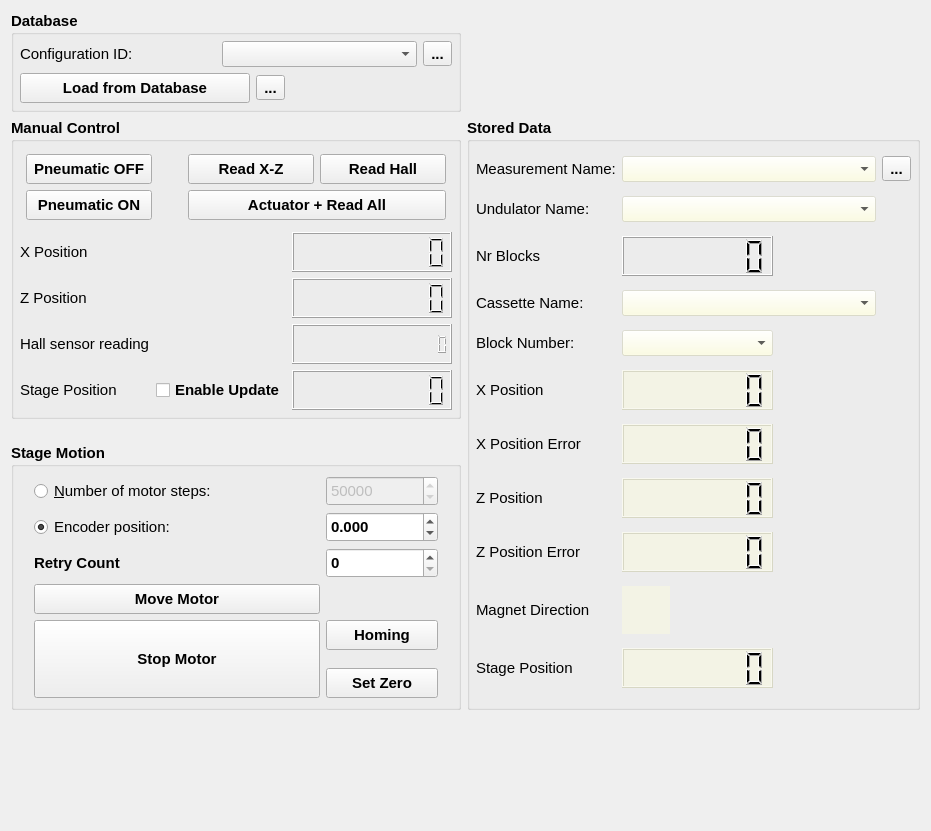
<?xml version="1.0" encoding="UTF-8"?>
<ui version="4.0">
 <class>wg_measurement</class>
 <widget class="QWidget" name="wg_measurement">
  <property name="geometry">
   <rect>
    <x>0</x>
    <y>0</y>
    <width>931</width>
    <height>831</height>
   </rect>
  </property>
  <property name="sizePolicy">
   <sizepolicy hsizetype="Maximum" vsizetype="Preferred">
    <horstretch>0</horstretch>
    <verstretch>0</verstretch>
   </sizepolicy>
  </property>
  <property name="font">
   <font>
    <pointsize>11</pointsize>
   </font>
  </property>
  <property name="windowTitle">
   <string>Measurement</string>
  </property>
  <layout class="QGridLayout" name="gridLayout_3">
   <item row="1" column="1" rowspan="5">
    <widget class="QGroupBox" name="groupBox_4">
     <property name="sizePolicy">
      <sizepolicy hsizetype="Preferred" vsizetype="Preferred">
       <horstretch>0</horstretch>
       <verstretch>0</verstretch>
      </sizepolicy>
     </property>
     <property name="maximumSize">
      <size>
       <width>16777215</width>
       <height>16777215</height>
      </size>
     </property>
     <property name="font">
      <font>
       <weight>75</weight>
       <bold>true</bold>
      </font>
     </property>
     <property name="title">
      <string>Stored Data</string>
     </property>
     <layout class="QGridLayout" name="gridLayout_6">
      <property name="leftMargin">
       <number>6</number>
      </property>
      <property name="topMargin">
       <number>6</number>
      </property>
      <property name="rightMargin">
       <number>6</number>
      </property>
      <property name="bottomMargin">
       <number>6</number>
      </property>
      <item row="13" column="2" colspan="2">
       <widget class="QLCDNumber" name="lcd_stored_encoder_position">
        <property name="enabled">
         <bool>true</bool>
        </property>
        <property name="minimumSize">
         <size>
          <width>0</width>
          <height>30</height>
         </size>
        </property>
        <property name="maximumSize">
         <size>
          <width>16777215</width>
          <height>40</height>
         </size>
        </property>
        <property name="font">
         <font>
          <weight>50</weight>
          <bold>false</bold>
         </font>
        </property>
        <property name="styleSheet">
         <string notr="true">background-color: rgba(255, 255, 219, 100);</string>
        </property>
        <property name="smallDecimalPoint">
         <bool>false</bool>
        </property>
        <property name="digitCount">
         <number>7</number>
        </property>
        <property name="value" stdset="0">
         <double>0.000000000000000</double>
        </property>
       </widget>
      </item>
      <item row="7" column="0">
       <widget class="QLabel" name="label_8">
        <property name="font">
         <font>
          <weight>50</weight>
          <bold>false</bold>
         </font>
        </property>
        <property name="text">
         <string>X Position</string>
        </property>
       </widget>
      </item>
      <item row="7" column="2" colspan="2">
       <widget class="QLCDNumber" name="lcd_stored_x_position">
        <property name="maximumSize">
         <size>
          <width>16777215</width>
          <height>40</height>
         </size>
        </property>
        <property name="styleSheet">
         <string notr="true">background-color: rgba(255, 255, 219, 100);</string>
        </property>
        <property name="digitCount">
         <number>7</number>
        </property>
       </widget>
      </item>
      <item row="1" column="2" colspan="3">
       <widget class="QComboBox" name="cmb_undulator_list">
        <property name="styleSheet">
         <string notr="true">background-color: rgba(255, 255, 219, 100);</string>
        </property>
       </widget>
      </item>
      <item row="13" column="0">
       <widget class="QLabel" name="label_12">
        <property name="font">
         <font>
          <weight>50</weight>
          <bold>false</bold>
         </font>
        </property>
        <property name="text">
         <string>Stage Position</string>
        </property>
       </widget>
      </item>
      <item row="10" column="0">
       <widget class="QLabel" name="label_6">
        <property name="font">
         <font>
          <weight>50</weight>
          <bold>false</bold>
         </font>
        </property>
        <property name="text">
         <string>Z Position</string>
        </property>
       </widget>
      </item>
      <item row="12" column="0">
       <widget class="QLabel" name="label_7">
        <property name="font">
         <font>
          <weight>50</weight>
          <bold>false</bold>
         </font>
        </property>
        <property name="text">
         <string>Magnet Direction</string>
        </property>
       </widget>
      </item>
      <item row="4" column="0">
       <widget class="QLabel" name="label_13">
        <property name="font">
         <font>
          <weight>50</weight>
          <bold>false</bold>
         </font>
        </property>
        <property name="text">
         <string>Block Number:</string>
        </property>
       </widget>
      </item>
      <item row="1" column="0">
       <widget class="QLabel" name="label_20">
        <property name="font">
         <font>
          <weight>50</weight>
          <bold>false</bold>
         </font>
        </property>
        <property name="text">
         <string>Undulator Name:</string>
        </property>
       </widget>
      </item>
      <item row="3" column="0">
       <widget class="QLabel" name="label_14">
        <property name="font">
         <font>
          <weight>50</weight>
          <bold>false</bold>
         </font>
        </property>
        <property name="text">
         <string>Cassette Name:</string>
        </property>
       </widget>
      </item>
      <item row="2" column="2" colspan="2">
       <widget class="QLCDNumber" name="lcd_block_count">
        <property name="maximumSize">
         <size>
          <width>16777215</width>
          <height>40</height>
         </size>
        </property>
        <property name="autoFillBackground">
         <bool>false</bool>
        </property>
        <property name="digitCount">
         <number>7</number>
        </property>
       </widget>
      </item>
      <item row="10" column="2" colspan="2">
       <widget class="QLCDNumber" name="lcd_stored_z_position">
        <property name="maximumSize">
         <size>
          <width>16777215</width>
          <height>40</height>
         </size>
        </property>
        <property name="autoFillBackground">
         <bool>false</bool>
        </property>
        <property name="styleSheet">
         <string notr="true">background-color: rgba(255, 255, 219, 100);</string>
        </property>
        <property name="digitCount">
         <number>7</number>
        </property>
       </widget>
      </item>
      <item row="0" column="2" colspan="3">
       <widget class="QComboBox" name="cmb_measurement_list">
        <property name="styleSheet">
         <string notr="true">background-color: rgba(255, 255, 219, 100);</string>
        </property>
       </widget>
      </item>
      <item row="2" column="0">
       <widget class="QLabel" name="label_17">
        <property name="font">
         <font>
          <weight>50</weight>
          <bold>false</bold>
         </font>
        </property>
        <property name="text">
         <string>Nr Blocks</string>
        </property>
       </widget>
      </item>
      <item row="3" column="2" colspan="3">
       <widget class="QComboBox" name="cmb_cassette_list">
        <property name="styleSheet">
         <string notr="true">background-color: rgba(255, 255, 219, 100);</string>
        </property>
       </widget>
      </item>
      <item row="12" column="2">
       <widget class="QLabel" name="la_magnet_direction">
        <property name="sizePolicy">
         <sizepolicy hsizetype="Minimum" vsizetype="Minimum">
          <horstretch>0</horstretch>
          <verstretch>0</verstretch>
         </sizepolicy>
        </property>
        <property name="minimumSize">
         <size>
          <width>32</width>
          <height>32</height>
         </size>
        </property>
        <property name="maximumSize">
         <size>
          <width>48</width>
          <height>48</height>
         </size>
        </property>
        <property name="styleSheet">
         <string notr="true">background-color: rgba(255, 255, 219, 100);</string>
        </property>
        <property name="text">
         <string/>
        </property>
       </widget>
      </item>
      <item row="4" column="2" colspan="2">
       <widget class="QComboBox" name="cmb_block_list">
        <property name="styleSheet">
         <string notr="true">background-color: rgba(255, 255, 219, 100);</string>
        </property>
       </widget>
      </item>
      <item row="0" column="0">
       <widget class="QLabel" name="label_21">
        <property name="font">
         <font>
          <weight>50</weight>
          <bold>false</bold>
         </font>
        </property>
        <property name="text">
         <string>Measurement Name:</string>
        </property>
       </widget>
      </item>
      <item row="0" column="5">
       <widget class="QToolButton" name="tbt_update_measurement_list">
        <property name="toolTip">
         <string>Update undulator list</string>
        </property>
        <property name="text">
         <string>...</string>
        </property>
        <property name="icon">
         <iconset>
          <normaloff>../../resources/img/refresh.svg</normaloff>../../resources/img/refresh.svg</iconset>
        </property>
        <property name="iconSize">
         <size>
          <width>24</width>
          <height>24</height>
         </size>
        </property>
       </widget>
      </item>
      <item row="8" column="0">
       <widget class="QLabel" name="label_10">
        <property name="font">
         <font>
          <weight>50</weight>
          <bold>false</bold>
         </font>
        </property>
        <property name="text">
         <string>X Position Error</string>
        </property>
       </widget>
      </item>
      <item row="8" column="2" colspan="2">
       <widget class="QLCDNumber" name="lcd_stored_x_position_error">
        <property name="maximumSize">
         <size>
          <width>16777215</width>
          <height>40</height>
         </size>
        </property>
        <property name="styleSheet">
         <string notr="true">background-color: rgba(255, 255, 219, 100);</string>
        </property>
        <property name="digitCount">
         <number>7</number>
        </property>
       </widget>
      </item>
      <item row="11" column="0">
       <widget class="QLabel" name="label_11">
        <property name="font">
         <font>
          <weight>50</weight>
          <bold>false</bold>
         </font>
        </property>
        <property name="text">
         <string>Z Position Error</string>
        </property>
       </widget>
      </item>
      <item row="11" column="2" colspan="2">
       <widget class="QLCDNumber" name="lcd_stored_z_position_error">
        <property name="maximumSize">
         <size>
          <width>16777215</width>
          <height>40</height>
         </size>
        </property>
        <property name="autoFillBackground">
         <bool>false</bool>
        </property>
        <property name="styleSheet">
         <string notr="true">background-color: rgba(255, 255, 219, 100);</string>
        </property>
        <property name="digitCount">
         <number>7</number>
        </property>
       </widget>
      </item>
     </layout>
    </widget>
   </item>
   <item row="0" column="0">
    <widget class="QGroupBox" name="groupBox_2">
     <property name="sizePolicy">
      <sizepolicy hsizetype="Preferred" vsizetype="Preferred">
       <horstretch>0</horstretch>
       <verstretch>0</verstretch>
      </sizepolicy>
     </property>
     <property name="maximumSize">
      <size>
       <width>16777215</width>
       <height>16777215</height>
      </size>
     </property>
     <property name="font">
      <font>
       <weight>75</weight>
       <bold>true</bold>
      </font>
     </property>
     <property name="title">
      <string>Database</string>
     </property>
     <layout class="QGridLayout" name="gridLayout_5">
      <property name="leftMargin">
       <number>6</number>
      </property>
      <property name="topMargin">
       <number>6</number>
      </property>
      <property name="rightMargin">
       <number>6</number>
      </property>
      <property name="bottomMargin">
       <number>6</number>
      </property>
      <item row="0" column="0" colspan="3">
       <layout class="QHBoxLayout" name="horizontalLayout_3">
        <item>
         <widget class="QLabel" name="label_16">
          <property name="font">
           <font>
            <weight>50</weight>
            <bold>false</bold>
           </font>
          </property>
          <property name="text">
           <string>Configuration ID:</string>
          </property>
         </widget>
        </item>
        <item>
         <widget class="QComboBox" name="cmb_idn">
          <property name="font">
           <font>
            <weight>50</weight>
            <bold>false</bold>
           </font>
          </property>
         </widget>
        </item>
        <item>
         <widget class="QToolButton" name="tbt_update_idn">
          <property name="toolTip">
           <string>Update database IDs</string>
          </property>
          <property name="text">
           <string>...</string>
          </property>
          <property name="icon">
           <iconset>
            <normaloff>../../resources/img/refresh.svg</normaloff>../../resources/img/refresh.svg</iconset>
          </property>
          <property name="iconSize">
           <size>
            <width>24</width>
            <height>24</height>
           </size>
          </property>
         </widget>
        </item>
       </layout>
      </item>
      <item row="1" column="0">
       <widget class="QPushButton" name="pbt_load_db">
        <property name="minimumSize">
         <size>
          <width>230</width>
          <height>30</height>
         </size>
        </property>
        <property name="maximumSize">
         <size>
          <width>250</width>
          <height>16777215</height>
         </size>
        </property>
        <property name="text">
         <string>Load from Database</string>
        </property>
       </widget>
      </item>
      <item row="1" column="1">
       <widget class="QToolButton" name="tbt_save_db">
        <property name="toolTip">
         <string>Add configuration to database</string>
        </property>
        <property name="text">
         <string>...</string>
        </property>
        <property name="icon">
         <iconset>
          <normaloff>../../resources/img/database_plus.svg</normaloff>../../resources/img/database_plus.svg</iconset>
        </property>
        <property name="iconSize">
         <size>
          <width>24</width>
          <height>24</height>
         </size>
        </property>
       </widget>
      </item>
     </layout>
    </widget>
   </item>
   <item row="6" column="0" colspan="2">
    <spacer name="verticalSpacer_2">
     <property name="orientation">
      <enum>Qt::Vertical</enum>
     </property>
     <property name="sizeHint" stdset="0">
      <size>
       <width>454</width>
       <height>284</height>
      </size>
     </property>
    </spacer>
   </item>
   <item row="5" column="0">
    <widget class="QGroupBox" name="groupBox_5">
     <property name="font">
      <font>
       <weight>75</weight>
       <bold>true</bold>
      </font>
     </property>
     <property name="title">
      <string>Stage Motion</string>
     </property>
     <layout class="QGridLayout" name="gridLayout_7">
      <property name="leftMargin">
       <number>20</number>
      </property>
      <property name="rightMargin">
       <number>20</number>
      </property>
      <item row="0" column="1">
       <widget class="QSpinBox" name="sb_commanded_nr_steps">
        <property name="enabled">
         <bool>false</bool>
        </property>
        <property name="sizePolicy">
         <sizepolicy hsizetype="Minimum" vsizetype="Minimum">
          <horstretch>0</horstretch>
          <verstretch>0</verstretch>
         </sizepolicy>
        </property>
        <property name="minimumSize">
         <size>
          <width>0</width>
          <height>30</height>
         </size>
        </property>
        <property name="font">
         <font>
          <weight>50</weight>
          <bold>false</bold>
         </font>
        </property>
        <property name="minimum">
         <number>-1000000</number>
        </property>
        <property name="maximum">
         <number>1000000</number>
        </property>
        <property name="value">
         <number>50000</number>
        </property>
       </widget>
      </item>
      <item row="1" column="1">
       <widget class="QDoubleSpinBox" name="sbd_commanded_encoder_position">
        <property name="minimumSize">
         <size>
          <width>0</width>
          <height>30</height>
         </size>
        </property>
        <property name="decimals">
         <number>3</number>
        </property>
        <property name="minimum">
         <double>-1000000.000000000000000</double>
        </property>
        <property name="maximum">
         <double>1000000.000000000000000</double>
        </property>
       </widget>
      </item>
      <item row="3" column="0">
       <widget class="QPushButton" name="pbt_move_motor">
        <property name="sizePolicy">
         <sizepolicy hsizetype="Minimum" vsizetype="Minimum">
          <horstretch>0</horstretch>
          <verstretch>0</verstretch>
         </sizepolicy>
        </property>
        <property name="minimumSize">
         <size>
          <width>0</width>
          <height>30</height>
         </size>
        </property>
        <property name="text">
         <string>Move Motor</string>
        </property>
        <property name="icon">
         <iconset>
          <normaloff>../../resources/img/move.svg</normaloff>../../resources/img/move.svg</iconset>
        </property>
        <property name="iconSize">
         <size>
          <width>24</width>
          <height>24</height>
         </size>
        </property>
       </widget>
      </item>
      <item row="1" column="0">
       <widget class="QRadioButton" name="rbt_encoder_position">
        <property name="sizePolicy">
         <sizepolicy hsizetype="Minimum" vsizetype="Minimum">
          <horstretch>0</horstretch>
          <verstretch>0</verstretch>
         </sizepolicy>
        </property>
        <property name="font">
         <font>
          <weight>50</weight>
          <bold>false</bold>
         </font>
        </property>
        <property name="text">
         <string>Encoder position:</string>
        </property>
        <property name="checked">
         <bool>true</bool>
        </property>
       </widget>
      </item>
      <item row="4" column="1">
       <widget class="QPushButton" name="pbt_homing">
        <property name="sizePolicy">
         <sizepolicy hsizetype="Minimum" vsizetype="Minimum">
          <horstretch>0</horstretch>
          <verstretch>0</verstretch>
         </sizepolicy>
        </property>
        <property name="minimumSize">
         <size>
          <width>0</width>
          <height>30</height>
         </size>
        </property>
        <property name="text">
         <string>Homing</string>
        </property>
       </widget>
      </item>
      <item row="2" column="1">
       <widget class="QSpinBox" name="sb_retry_count">
        <property name="minimumSize">
         <size>
          <width>0</width>
          <height>30</height>
         </size>
        </property>
       </widget>
      </item>
      <item row="0" column="0">
       <widget class="QRadioButton" name="rbt_nr_steps">
        <property name="sizePolicy">
         <sizepolicy hsizetype="Minimum" vsizetype="Minimum">
          <horstretch>0</horstretch>
          <verstretch>0</verstretch>
         </sizepolicy>
        </property>
        <property name="font">
         <font>
          <weight>50</weight>
          <bold>false</bold>
         </font>
        </property>
        <property name="text">
         <string>&amp;Number of motor steps:</string>
        </property>
       </widget>
      </item>
      <item row="7" column="1">
       <widget class="QPushButton" name="pbt_set_zero">
        <property name="sizePolicy">
         <sizepolicy hsizetype="Minimum" vsizetype="Minimum">
          <horstretch>0</horstretch>
          <verstretch>0</verstretch>
         </sizepolicy>
        </property>
        <property name="minimumSize">
         <size>
          <width>0</width>
          <height>30</height>
         </size>
        </property>
        <property name="maximumSize">
         <size>
          <width>16777215</width>
          <height>30</height>
         </size>
        </property>
        <property name="text">
         <string>Set Zero</string>
        </property>
       </widget>
      </item>
      <item row="3" column="1">
       <widget class="QLabel" name="la_motor_is_moving">
        <property name="enabled">
         <bool>false</bool>
        </property>
        <property name="sizePolicy">
         <sizepolicy hsizetype="Fixed" vsizetype="Fixed">
          <horstretch>0</horstretch>
          <verstretch>0</verstretch>
         </sizepolicy>
        </property>
        <property name="minimumSize">
         <size>
          <width>0</width>
          <height>0</height>
         </size>
        </property>
        <property name="maximumSize">
         <size>
          <width>24</width>
          <height>24</height>
         </size>
        </property>
        <property name="text">
         <string/>
        </property>
        <property name="pixmap">
         <pixmap>../../resources/img/green_light.png</pixmap>
        </property>
        <property name="scaledContents">
         <bool>true</bool>
        </property>
        <property name="alignment">
         <set>Qt::AlignCenter</set>
        </property>
       </widget>
      </item>
      <item row="4" column="0" rowspan="4">
       <widget class="QPushButton" name="pbt_stop_motor">
        <property name="sizePolicy">
         <sizepolicy hsizetype="Minimum" vsizetype="Minimum">
          <horstretch>0</horstretch>
          <verstretch>0</verstretch>
         </sizepolicy>
        </property>
        <property name="minimumSize">
         <size>
          <width>0</width>
          <height>60</height>
         </size>
        </property>
        <property name="text">
         <string>Stop Motor</string>
        </property>
        <property name="icon">
         <iconset>
          <normaloff>../../resources/img/stop.svg</normaloff>../../resources/img/stop.svg</iconset>
        </property>
        <property name="iconSize">
         <size>
          <width>24</width>
          <height>24</height>
         </size>
        </property>
       </widget>
      </item>
      <item row="2" column="0">
       <widget class="QLabel" name="label_9">
        <property name="text">
         <string>Retry Count</string>
        </property>
       </widget>
      </item>
     </layout>
    </widget>
   </item>
   <item row="1" column="0">
    <widget class="QGroupBox" name="groupBox">
     <property name="sizePolicy">
      <sizepolicy hsizetype="Preferred" vsizetype="Preferred">
       <horstretch>0</horstretch>
       <verstretch>0</verstretch>
      </sizepolicy>
     </property>
     <property name="maximumSize">
      <size>
       <width>450</width>
       <height>16777215</height>
      </size>
     </property>
     <property name="font">
      <font>
       <weight>75</weight>
       <bold>true</bold>
      </font>
     </property>
     <property name="title">
      <string>Manual Control</string>
     </property>
     <layout class="QGridLayout" name="gridLayout">
      <property name="leftMargin">
       <number>6</number>
      </property>
      <property name="topMargin">
       <number>6</number>
      </property>
      <property name="rightMargin">
       <number>6</number>
      </property>
      <property name="bottomMargin">
       <number>6</number>
      </property>
      <item row="8" column="2" colspan="2">
       <widget class="QLCDNumber" name="lcd_x_position">
        <property name="sizePolicy">
         <sizepolicy hsizetype="Preferred" vsizetype="Preferred">
          <horstretch>0</horstretch>
          <verstretch>0</verstretch>
         </sizepolicy>
        </property>
        <property name="minimumSize">
         <size>
          <width>100</width>
          <height>40</height>
         </size>
        </property>
        <property name="digitCount">
         <number>9</number>
        </property>
       </widget>
      </item>
      <item row="9" column="2" colspan="2">
       <widget class="QLCDNumber" name="lcd_z_position">
        <property name="sizePolicy">
         <sizepolicy hsizetype="Preferred" vsizetype="Preferred">
          <horstretch>0</horstretch>
          <verstretch>0</verstretch>
         </sizepolicy>
        </property>
        <property name="minimumSize">
         <size>
          <width>100</width>
          <height>40</height>
         </size>
        </property>
        <property name="autoFillBackground">
         <bool>false</bool>
        </property>
        <property name="digitCount">
         <number>9</number>
        </property>
       </widget>
      </item>
      <item row="6" column="0" colspan="4">
       <layout class="QGridLayout" name="gridLayout_2">
        <property name="leftMargin">
         <number>6</number>
        </property>
        <property name="topMargin">
         <number>6</number>
        </property>
        <property name="rightMargin">
         <number>6</number>
        </property>
        <property name="bottomMargin">
         <number>6</number>
        </property>
        <item row="0" column="0">
         <widget class="QPushButton" name="pbt_pneumatic_off">
          <property name="sizePolicy">
           <sizepolicy hsizetype="Minimum" vsizetype="Minimum">
            <horstretch>0</horstretch>
            <verstretch>0</verstretch>
           </sizepolicy>
          </property>
          <property name="minimumSize">
           <size>
            <width>0</width>
            <height>30</height>
           </size>
          </property>
          <property name="text">
           <string>Pneumatic OFF</string>
          </property>
         </widget>
        </item>
        <item row="1" column="0">
         <widget class="QPushButton" name="pbt_pneumatic_on">
          <property name="sizePolicy">
           <sizepolicy hsizetype="Minimum" vsizetype="Minimum">
            <horstretch>0</horstretch>
            <verstretch>0</verstretch>
           </sizepolicy>
          </property>
          <property name="minimumSize">
           <size>
            <width>0</width>
            <height>30</height>
           </size>
          </property>
          <property name="text">
           <string>Pneumatic ON</string>
          </property>
         </widget>
        </item>
        <item row="0" column="2">
         <widget class="QLabel" name="la_pneumatic_off">
          <property name="enabled">
           <bool>false</bool>
          </property>
          <property name="sizePolicy">
           <sizepolicy hsizetype="Fixed" vsizetype="Fixed">
            <horstretch>0</horstretch>
            <verstretch>0</verstretch>
           </sizepolicy>
          </property>
          <property name="minimumSize">
           <size>
            <width>0</width>
            <height>0</height>
           </size>
          </property>
          <property name="maximumSize">
           <size>
            <width>24</width>
            <height>24</height>
           </size>
          </property>
          <property name="text">
           <string/>
          </property>
          <property name="pixmap">
           <pixmap>../../resources/img/red_light.png</pixmap>
          </property>
          <property name="scaledContents">
           <bool>true</bool>
          </property>
          <property name="alignment">
           <set>Qt::AlignCenter</set>
          </property>
         </widget>
        </item>
        <item row="1" column="2">
         <widget class="QLabel" name="la_pneumatic_on">
          <property name="enabled">
           <bool>false</bool>
          </property>
          <property name="sizePolicy">
           <sizepolicy hsizetype="Fixed" vsizetype="Fixed">
            <horstretch>0</horstretch>
            <verstretch>0</verstretch>
           </sizepolicy>
          </property>
          <property name="minimumSize">
           <size>
            <width>0</width>
            <height>0</height>
           </size>
          </property>
          <property name="maximumSize">
           <size>
            <width>24</width>
            <height>24</height>
           </size>
          </property>
          <property name="text">
           <string/>
          </property>
          <property name="pixmap">
           <pixmap>../../resources/img/green_light.png</pixmap>
          </property>
          <property name="scaledContents">
           <bool>true</bool>
          </property>
          <property name="alignment">
           <set>Qt::AlignCenter</set>
          </property>
         </widget>
        </item>
        <item row="1" column="3" colspan="2">
         <widget class="QPushButton" name="pbt_read_all">
          <property name="sizePolicy">
           <sizepolicy hsizetype="Minimum" vsizetype="Minimum">
            <horstretch>0</horstretch>
            <verstretch>0</verstretch>
           </sizepolicy>
          </property>
          <property name="minimumSize">
           <size>
            <width>0</width>
            <height>30</height>
           </size>
          </property>
          <property name="text">
           <string>Actuator + Read All</string>
          </property>
         </widget>
        </item>
        <item row="0" column="4">
         <widget class="QPushButton" name="pbt_read_hall">
          <property name="sizePolicy">
           <sizepolicy hsizetype="Minimum" vsizetype="Minimum">
            <horstretch>0</horstretch>
            <verstretch>0</verstretch>
           </sizepolicy>
          </property>
          <property name="minimumSize">
           <size>
            <width>0</width>
            <height>30</height>
           </size>
          </property>
          <property name="text">
           <string>Read Hall</string>
          </property>
          <property name="icon">
           <iconset>
            <normaloff>../../resources/img/compass-outline.png</normaloff>../../resources/img/compass-outline.png</iconset>
          </property>
          <property name="iconSize">
           <size>
            <width>18</width>
            <height>18</height>
           </size>
          </property>
         </widget>
        </item>
        <item row="0" column="3">
         <widget class="QPushButton" name="pbt_read_position">
          <property name="sizePolicy">
           <sizepolicy hsizetype="Minimum" vsizetype="Minimum">
            <horstretch>0</horstretch>
            <verstretch>0</verstretch>
           </sizepolicy>
          </property>
          <property name="minimumSize">
           <size>
            <width>0</width>
            <height>30</height>
           </size>
          </property>
          <property name="text">
           <string>Read X-Z</string>
          </property>
         </widget>
        </item>
       </layout>
      </item>
      <item row="8" column="0">
       <widget class="QLabel" name="label_3">
        <property name="font">
         <font>
          <weight>50</weight>
          <bold>false</bold>
         </font>
        </property>
        <property name="text">
         <string>X Position</string>
        </property>
       </widget>
      </item>
      <item row="9" column="0">
       <widget class="QLabel" name="label_4">
        <property name="font">
         <font>
          <weight>50</weight>
          <bold>false</bold>
         </font>
        </property>
        <property name="text">
         <string>Z Position</string>
        </property>
       </widget>
      </item>
      <item row="11" column="0">
       <widget class="QLabel" name="label_2">
        <property name="font">
         <font>
          <weight>50</weight>
          <bold>false</bold>
         </font>
        </property>
        <property name="text">
         <string>Hall sensor reading</string>
        </property>
       </widget>
      </item>
      <item row="11" column="2" colspan="2">
       <widget class="QLCDNumber" name="lcd_hall_sensor_voltage">
        <property name="sizePolicy">
         <sizepolicy hsizetype="Preferred" vsizetype="Preferred">
          <horstretch>0</horstretch>
          <verstretch>0</verstretch>
         </sizepolicy>
        </property>
        <property name="minimumSize">
         <size>
          <width>100</width>
          <height>40</height>
         </size>
        </property>
        <property name="autoFillBackground">
         <bool>false</bool>
        </property>
        <property name="smallDecimalPoint">
         <bool>true</bool>
        </property>
        <property name="digitCount">
         <number>14</number>
        </property>
       </widget>
      </item>
      <item row="13" column="0">
       <widget class="QLabel" name="label_5">
        <property name="font">
         <font>
          <weight>50</weight>
          <bold>false</bold>
         </font>
        </property>
        <property name="text">
         <string>Stage Position</string>
        </property>
       </widget>
      </item>
      <item row="13" column="2" colspan="2">
       <widget class="QLCDNumber" name="lcd_linear_encoder_position">
        <property name="enabled">
         <bool>true</bool>
        </property>
        <property name="minimumSize">
         <size>
          <width>0</width>
          <height>40</height>
         </size>
        </property>
        <property name="font">
         <font>
          <weight>50</weight>
          <bold>false</bold>
         </font>
        </property>
        <property name="smallDecimalPoint">
         <bool>false</bool>
        </property>
        <property name="digitCount">
         <number>9</number>
        </property>
        <property name="segmentStyle">
         <enum>QLCDNumber::Filled</enum>
        </property>
       </widget>
      </item>
      <item row="13" column="1">
       <widget class="QCheckBox" name="chb_encoder_update_enable">
        <property name="text">
         <string>Enable Update</string>
        </property>
       </widget>
      </item>
     </layout>
    </widget>
   </item>
  </layout>
 </widget>
 <resources/>
 <connections/>
</ui>
